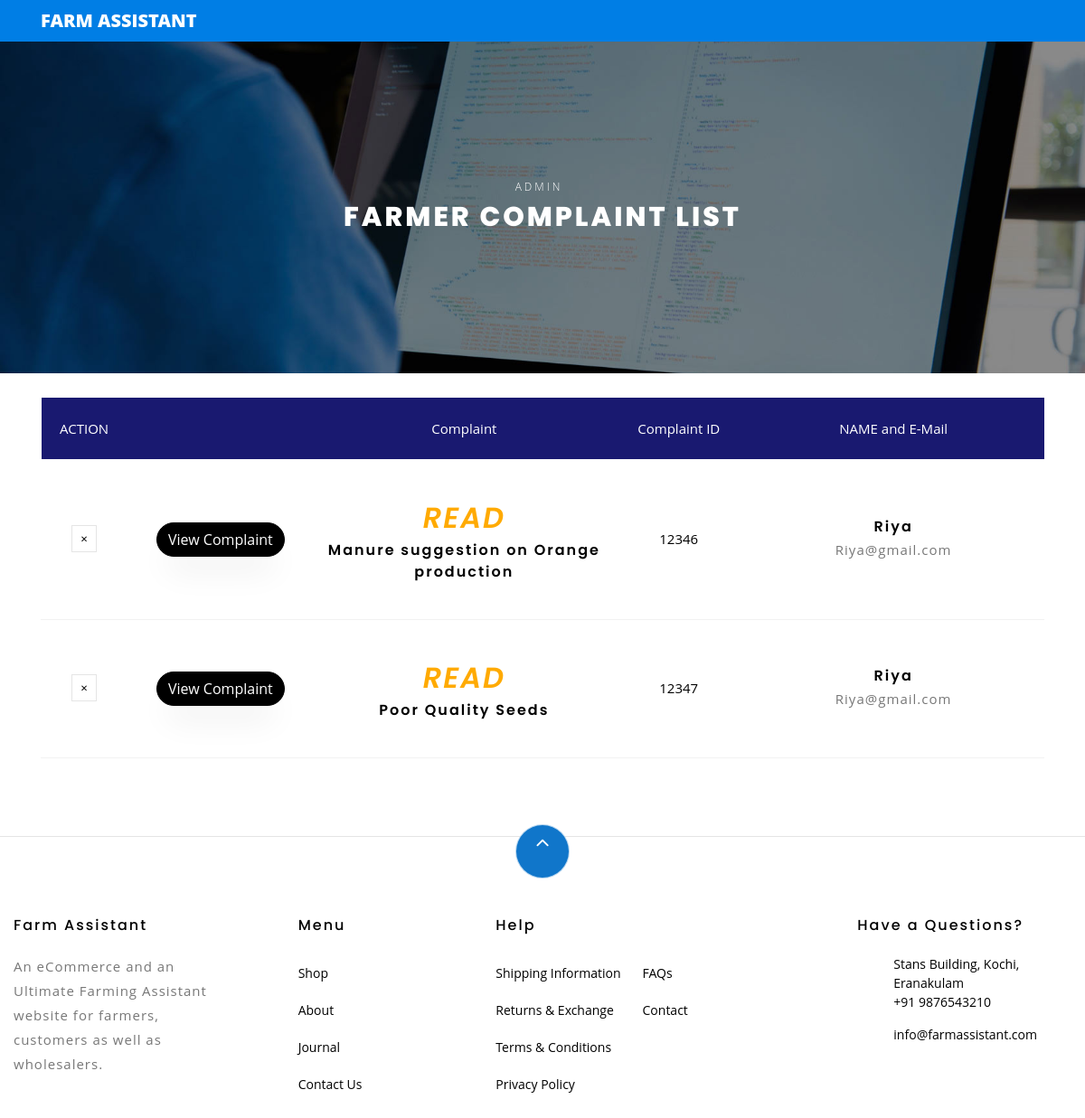
Page /Admin_complaint_TABLE.php?type=Farmer on the committed database.
### tables this page shows
CREATE TABLE IF NOT EXISTS `complaint` (
  `comp_id` int(4) NOT NULL AUTO_INCREMENT,
  `user_email` varchar(40) NOT NULL,
  `name` varchar(30) NOT NULL,
  `image` varchar(20) NOT NULL,
  `user_type` varchar(10) NOT NULL,
  `date` varchar(11) NOT NULL,
  `complaint_head` varchar(40) NOT NULL,
  `complaint` text NOT NULL,
  `Status` varchar(10) NOT NULL DEFAULT 'Unread',
  PRIMARY KEY (`comp_id`),
  KEY `user_email` (`user_email`)
);

CREATE TABLE IF NOT EXISTS `register` (
  `name` varchar(30) NOT NULL,
  `type` varchar(10) NOT NULL,
  `email` varchar(30) NOT NULL,
  `number` varchar(11) NOT NULL,
  `psw` varchar(20) NOT NULL,
  `psw_repeat` varchar(20) NOT NULL,
  `image` varchar(20) NOT NULL,
  PRIMARY KEY (`email`)
);

### web/Admin_complaint_TABLE.php (the view, shortened to what this page needs)
<!DOCTYPE html>
<html lang="en">
  <head>
    <link rel="stylesheet" href="css/open-iconic-bootstrap.min.css">
    <link rel="stylesheet" href="css/animate.css">
    <link rel="stylesheet" href="css/owl.carousel.min.css">
    <link rel="stylesheet" href="css/owl.theme.default.min.css">
    <link rel="stylesheet" href="css/magnific-popup.css">
    <link rel="stylesheet" href="css/aos.css">
    <link rel="stylesheet" href="css/ionicons.min.css">
    <link rel="stylesheet" href="css/bootstrap-datepicker.css">
    <link rel="stylesheet" href="css/jquery.timepicker.css">
    <link rel="stylesheet" href="css/flaticon.css">
    <link rel="stylesheet" href="css/icomoon.css">
    <link rel="stylesheet" href="css/style.css">
<?php
   include("connection.php");
    ?>
  </head>
  <body class="goto-here">
    <nav class="navbar navbar-expand-lg navbar-dark ftco_navbar bg-dark ftco-navbar-light" id="ftco-navbar">
	    <div class="container">
	      <a class="navbar-brand"  href="#">Farm Assistant</a>
	    </div>
	  </nav>
   <?php
        $type=$_GET['type'];
    ?>
    <div class="hero-wrap hero-bread" style="background-image: url('images/progress.jpg');">
      <div class="container">
        <div class="row no-gutters slider-text align-items-center justify-content-center">
          <div class="col-md-9 ftco-animate text-center">
            <p class="breadcrumbs"><span class="mr-2"><a href="admin/admin-main-page.html">ADMIN</a></span></p>
            <h1 class="mb-0 bread"><?php echo $type; ?> Complaint List</h1>
          </div>
        </div>
      </div>
    </div>
 <br>
        <div class="container">
    			<div class="col-md-30 ftco-animate">
    				<div class="cart-list">
	    				<table class="table">
						    <thead class="thead-primary">
						      <tr class="text-center">
						        <th>ACTION</th>
						        <th>&nbsp;</th>
						        <th>Complaint</th>
						        <th>Complaint ID</th>
						        <th>NAME and E-Mail</th>
						      </tr>
                </thead>
						    <tbody>
                <?php
                $sql= "SELECT * FROM complaint WHERE user_type= '$type' ORDER BY FIELD (Status,'Unread','Read','Pending','Solved')";
                $a=mysqli_query($conn,$sql);
                while($row=mysqli_fetch_array($a))
                {
                  $stat=$row['Status'];
                  if($stat=="Solved")
                  {
                      $color="color:green";
                  }
                  else if($stat=="Read")
                  {
                      $color="color:rgb(255, 170, 0)";
                  }
                  else
                  {
                      $color="color:red";
                  }
                    $c=$row["user_email"];
                    $sql1="SELECT name,image FROM register where  email='$c'";
                    $b=mysqli_query($conn,$sql1);
                    $row1=mysqli_fetch_assoc($b);
                ?>
						      <tr class="text-center">
                    <td class="product-remove"><a href="#"><span class="ion-ios-close"></span></a></td>
                    <td class="view-complaint"><a href="Admin_complaint_view_single.php?cpt_id=<?php echo $row["comp_id"]; ?> " class="btn btn-black py-10 px-6">View Complaint</a></td>
						        <td class="product-name">
                      <i><h2 style="<?php echo $color; ?>;"><?php echo strtoupper($row["Status"]); ?></h2></i>
						        	<h3><?php echo $row["complaint_head"]; ?></h3>
                    </td>
						        <td class="price"><?php echo $row["comp_id"]; ?></td>
                    <td class="product-name">
						        	<h3><?php echo $row1["name"]; ?></h3>
						        	<p><?php echo $row["user_email"]; ?></p>
						        </td>
                  </tr>
                  <?php
                             }
                              ?>
						    </tbody>
						  </table>
					  </div>
    			</div>
    		</div>
			<br><br><hr>
    <footer class="ftco-footer ftco-section">
      	<div class="row">
      		<div class="mouse">
						<a href="#" class="mouse-icon">
							<div class="mouse-wheel"><span class="ion-ios-arrow-up"></span></div>
						</a>
					</div>
      	</div>
        <div class="row mb-5">
           <div class="col-md">
            <div class="ftco-footer-widget mb-4">
              <h2 class="ftco-heading-2">Farm Assistant</h2>
              <p>An eCommerce and an Ultimate Farming Assistant website for farmers, customers as well as wholesalers.</p>
            </div>
          </div>
          <div class="col-md">
            <div class="ftco-footer-widget mb-4 ml-md-5">
              <h2 class="ftco-heading-2">Menu</h2>
              <ul class="list-unstyled">
                <li><a href="#" class="py-2 d-block">Shop</a></li>
                <li><a href="#" class="py-2 d-block">About</a></li>
                <li><a href="#" class="py-2 d-block">Journal</a></li>
                <li><a href="#" class="py-2 d-block">Contact Us</a></li>
              </ul>
            </div>
          </div>
          <div class="col-md-4">
             <div class="ftco-footer-widget mb-4">
              <h2 class="ftco-heading-2">Help</h2>
              <div class="d-flex">
	              <ul class="list-unstyled mr-l-5 pr-l-3 mr-4">
	                <li><a href="#" class="py-2 d-block">Shipping Information</a></li>
	                <li><a href="#" class="py-2 d-block">Returns &amp; Exchange</a></li>
	                <li><a href="#" class="py-2 d-block">Terms &amp; Conditions</a></li>
	                <li><a href="#" class="py-2 d-block">Privacy Policy</a></li>
	              </ul>
	              <ul class="list-unstyled">
	                <li><a href="#" class="py-2 d-block">FAQs</a></li>
	                <li><a href="#" class="py-2 d-block">Contact</a></li>
	              </ul>
	            </div>
            </div>
          </div>
          <div class="col-md">
            <div class="ftco-footer-widget mb-4">
            	<h2 class="ftco-heading-2">Have a Questions?</h2>
            	<div class="block-23 mb-3">
	              <ul>
	                <li><span class="icon icon-map-marker"></span><span class="text">Stans Building, Kochi, Eranakulam</span></li>
	                <li><a href="#"><span class="icon icon-phone"></span><span class="text">+91 9876543210</span></a></li>
	                <li><a href="#"><span class="icon icon-envelope"></span><span class="text">info@farmassistant.com</span></a></li>
	              </ul>
	            </div>
            </div>
          </div>
        </div>
    </footer>
  </body>
</html>

### web/css/icomoon.css (style rules this page uses)
[class^="icon-"], [class*=" icon-"] { font-family: 'icomoon' !important; speak: none; font-style: normal; font-weight: normal; font-variant: normal; text-transform: none; line-height: 1; -webkit-font-smoothing: antialiased; -moz-osx-font-smoothing: grayscale; }
.icon-map-marker:before { content: "\f041"; }
.icon-phone:before { content: "\f095"; }
.icon-envelope:before { content: "\f0e0"; }

### rows in the picture
complaint: Status "READ", complaint_head "Manure suggestion on Orange production", comp_id "12346", register.name "Riya", user_email "Riya@gmail.com"
complaint: Status "READ", complaint_head "Poor Quality Seeds", comp_id "12347", register.name "Riya", user_email "Riya@gmail.com"

### other values in the picture
$type "FARMER"
